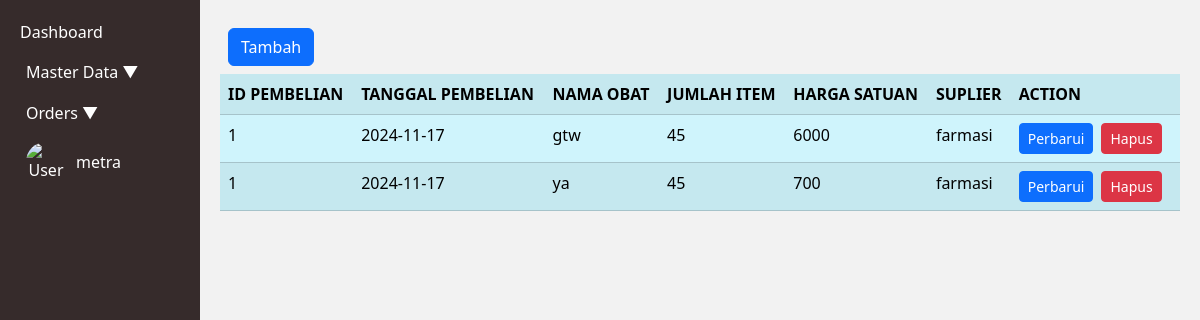
/index.php?page=pembelian (signed in), run on the app's committed database.
### tables this page shows
CREATE TABLE `tb_pembelian` (
  `Id_pembelian` int(5) NOT NULL AUTO_INCREMENT,
  `tanggal_pembelian` date NOT NULL,
  `total_item` int(5) NOT NULL,
  `total_harga` int(10) NOT NULL,
  `Id_suplier` int(3) DEFAULT NULL,
  PRIMARY KEY (`Id_pembelian`),
  KEY `Id_suplier` (`Id_suplier`),
  CONSTRAINT `tb_pembelian_ibfk_2` FOREIGN KEY (`Id_suplier`) REFERENCES `tb_suplier` (`Id_suplier`)
);

CREATE TABLE `tb_pembelian_detail` (
  `Id_obat` int(3) DEFAULT NULL,
  `Id_pembelian` int(5) DEFAULT NULL,
  `tanggal_kadarluarsa` date DEFAULT NULL,
  `jumlah_item` int(5) DEFAULT NULL,
  `harga_satuan` int(10) DEFAULT NULL,
  KEY `Id_obat` (`Id_obat`),
  KEY `Id_pembelian` (`Id_pembelian`),
  CONSTRAINT `tb_pembelian_detail_ibfk_1` FOREIGN KEY (`Id_obat`) REFERENCES `tb_obat` (`Id_Obat`),
  CONSTRAINT `tb_pembelian_detail_ibfk_2` FOREIGN KEY (`Id_pembelian`) REFERENCES `tb_pembelian` (`Id_pembelian`)
);

CREATE TABLE `tb_obat` (
  `Id_Obat` int(3) NOT NULL AUTO_INCREMENT,
  `Nama_Obat` varchar(15) NOT NULL,
  `Stok_obat` int(5) NOT NULL,
  `Harga_satuan` int(8) NOT NULL,
  `Id_jenis` int(3) NOT NULL,
  PRIMARY KEY (`Id_Obat`),
  KEY `Id_jenis` (`Id_jenis`),
  CONSTRAINT `tb_obat_ibfk_1` FOREIGN KEY (`Id_jenis`) REFERENCES `tb_jenis_obat` (`Id_jenis`)
);

CREATE TABLE `tb_suplier` (
  `Id_suplier` int(3) NOT NULL AUTO_INCREMENT,
  `Nama_suplier` varchar(15) NOT NULL,
  `Alamat` varchar(15) NOT NULL,
  `email` varchar(15) NOT NULL,
  `no_tlp` varchar(15) NOT NULL,
  PRIMARY KEY (`Id_suplier`)
);

### pembelian.php (the view, shortened to what this page needs)
<div class="d-grid gap-2 p-2 d-md-flex justify-content-md">
    <a class="btn btn-primary me-md-2" href="index.php?page=pembelian.form&action=add" role="button">Tambah</a>
</div>
<?php
$mysqli = new mysqli("localhost", "root", "", "apotek");
$result = $mysqli->query("SELECT tb_pembelian_detail.Id_pembelian, tb_pembelian.tanggal_pembelian,
tb_pembelian_detail.jumlah_item,tb_pembelian_detail.harga_satuan, tb_suplier.Nama_suplier
AS Suplier,
tb_obat.Nama_Obat AS nama_obat,tb_pembelian_detail.Id_obat
FROM tb_pembelian
JOIN tb_suplier ON tb_suplier.Id_suplier = tb_pembelian.Id_suplier
JOIN tb_pembelian_detail ON tb_pembelian_detail.Id_pembelian = tb_pembelian.Id_pembelian
JOIN tb_obat ON tb_pembelian_detail.`Id_obat` = tb_obat.`Id_Obat`");
?>
<table class="table table-info table-striped">
    <tr>
        <th>ID PEMBELIAN</th>
        <th>TANGGAL PEMBELIAN</th>
        <th>NAMA OBAT</th>
        <th>JUMLAH ITEM</th>
        <th>HARGA SATUAN</th>
        <th>SUPLIER</th>
        <th>ACTION</th>
    </tr>
    <?php
    foreach ($result as $row) {
        echo "<tr>";
        echo "<td>";
        echo $row['Id_pembelian'];
        echo "</td>";
        echo "<td>";
        echo $row['tanggal_pembelian'];
        echo "</td>";
        echo "<td>";
        echo $row['nama_obat'];
        echo "</td>";
        echo "<td>";
        echo $row['jumlah_item'];
        echo "</td>";
        echo "<td>";
        echo $row['harga_satuan'];
        echo "</td>";
        echo "<td>";
        echo $row['Suplier'];
        echo "</td>";
        echo "<td>";
        echo "<a class='btn btn-primary me-md-2 btn-sm' href='index.php?page=pembelian.form&Id_pembelian=" . $row['Id_pembelian'] . "&action=edit'>Perbarui</a>";
        echo "<form action='pembelian.action.php' method='POST' style ='display:inline;'>";
        echo "<button type='submit' class='btn btn-danger me-md-2 btn-sm' onclick='return confirm(\"Ingin menghapus data ini?\");'>Hapus</button>";
        echo "</form>";
        echo "</td>";
        echo "</tr>";
    }
    ?>
</table>

### index.php (style rules this page uses)
body { background-color: #f2f2f2; }

### data on the page
tb_pembelian: tb_pembelian_detail.Id_pembelian "1", tanggal_pembelian "2024-11-17", tb_obat.Nama_Obat "gtw", tb_pembelian_detail.jumlah_item "45", tb_pembelian_detail.harga_satuan "6000", Id_suplier.Nama_suplier "farmasi", tb_obat.Nama_Obat "ya", tb_pembelian_detail.harga_satuan "700"

### other printed values
$_SESSION['username'] "metra"
